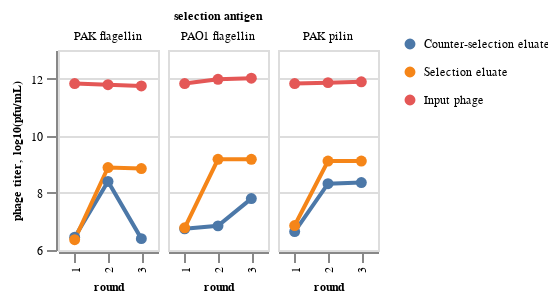

The cell this chart's notebook holds for it:
### Code cell
(alt.Chart(CG032h).mark_line(point=True)
 .encode(
     x='round',
     y=alt.Y('log(pfu)',scale=alt.Scale(domain=[6,13]), title="phage titer, log10(pfu/mL)"),
     color=alt.Color('status', sort=list(status_map.keys()), title=None)
 )
 .properties(
     width=50,height=100
 )
 .facet(
     column=alt.Facet('antigen', sort=["PAK flagellin", "PAO1 flagellin", "PAK pilin"], title="selection antigen")
 ).configure(
     facet=dict(
        spacing=FONT_SIZE//2
     ),
     point=dict(
         # size=FONT_SIZE,
         strokeWidth=2,
     ),
     header=dict(
         labelFontSize=FONT_SIZE,
         titleFontSize=FONT_SIZE,
         labelPadding=FONT_SIZE//2,
         titlePadding=-FONT_SIZE,
     ),
     axis=dict(
         labelFontSize=FONT_SIZE,
         titleFontSize=FONT_SIZE
     ),
     legend=dict(
         titleFontSize=FONT_SIZE,
         labelFontSize=FONT_SIZE,
         symbolSize=FONT_SIZE*2,
         padding=-FONT_SIZE
     )
 )
)

### Figure 1 — Vega-Lite specification as saved in the notebook (floating-point values rounded to 4 significant figures)
{"config": {"view": {"continuousWidth": 300, "continuousHeight": 300}, "axis": {"labelFontSize": 6, "titleFontSize": 6}, "facet": {"spacing": 3}, "header": {"labelFontSize": 6, "titleFontSize": 6, "labelPadding": 3, "titlePadding": -6}, "legend": {"titleFontSize": 6, "labelFontSize": 6, "symbolSize": 12, "padding": -6}, "point": {"strokeWidth": 2}}, "data": {"name": "data-e29060792b480e4922300f0b08e76780"}, "facet": {"column": {"field": "antigen", "sort": ["PAK flagellin", "PAO1 flagellin", "PAK pilin"], "title": "selection antigen", "type": "nominal"}}, "spec": {"mark": {"type": "line", "point": true}, "encoding": {"color": {"field": "status", "sort": ["-", "+", "in"], "title": null, "type": "nominal"}, "x": {"field": "round", "type": "nominal"}, "y": {"field": "log(pfu)", "scale": {"domain": [6, 13]}, "title": "phage titer, log10(pfu/mL)", "type": "quantitative"}}, "height": 100, "width": 50}, "$schema": "https://vega.github.io/schema/vega-lite/v5.17.0.json", "datasets": {"data-e29060792b480e4922300f0b08e76780": [{"round": "1", "in_out": "out", "sample": "1n", "abx": "cb", "dilution": -3, "count": 28, "pfu": 2800000, "enrichment": null, "log_enrichment": null, "selection": 1, "library": "alpaca", "ag": "n", "status": "Counter-selection eluate", "log(pfu)": 6.447, "antigen": "PAK flagellin"}, {"round": "1", "in_out": "out", "sample": "1p", "abx": "cb", "dilution": -3, "count": 23, "pfu": 2300000, "enrichment": null, "log_enrichment": null, "selection": 1, "library": "alpaca", "ag": "p", "status": "Selection eluate", "log(pfu)": 6.362, "antigen": "PAK flagellin"}, {"round": "1", "in_out": "out", "sample": "2n", "abx": "cb", "dilution": -3, "count": 55, "pfu": 5500000, "enrichment": null, "log_enrichment": null, "selection": 2, "library": "alpaca", "ag": "n", "status": "Counter-selection eluate", "log(pfu)": 6.74, "antigen": "PAO1 flagellin"}, {"round": "1", "in_out": "out", "sample": "2p", "abx": "cb", "dilution": -3, "count": 60, "pfu": 6000000, "enrichment": null, "log_enrichment": null, "selection": 2, "library": "alpaca", "ag": "p", "status": "Selection eluate", "log(pfu)": 6.778, "antigen": "PAO1 flagellin"}, {"round": "1", "in_out": "out", "sample": "4n", "abx": "cb", "dilution": -3, "count": 44, "pfu": 4400000, "enrichment": null, "log_enrichment": null, "selection": 4, "library": "alpaca", "ag": "n", "status": "Counter-selection eluate", "log(pfu)": 6.643, "antigen": "PAK pilin"}, {"round": "1", "in_out": "out", "sample": "4p", "abx": "cb", "dilution": -3, "count": 72, "pfu": 7200000, "enrichment": null, "log_enrichment": null, "selection": 4, "library": "alpaca", "ag": "p", "status": "Selection eluate", "log(pfu)": 6.857, "antigen": "PAK pilin"}, {"round": "2", "in_out": "in", "sample": "1p", "abx": "cb", "dilution": -8, "count": 61, "pfu": 610000000000, "enrichment": null, "log_enrichment": null, "selection": 1, "library": "alpaca", "ag": "p", "status": "Input phage", "log(pfu)": 11.79, "antigen": "PAK flagellin"}, {"round": "2", "in_out": "in", "sample": "2p", "abx": "cb", "dilution": -8, "count": 94, "pfu": 940000000000, "enrichment": null, "log_enrichment": null, "selection": 2, "library": "alpaca", "ag": "p", "status": "Input phage", "log(pfu)": 11.97, "antigen": "PAO1 flagellin"}, {"round": "2", "in_out": "in", "sample": "4p", "abx": "cb", "dilution": -8, "count": 72, "pfu": 720000000000, "enrichment": null, "log_enrichment": null, "selection": 4, "library": "alpaca", "ag": "p", "status": "Input phage", "log(pfu)": 11.86, "antigen": "PAK pilin"}, {"round": "2", "in_out": "out", "sample": "1n", "abx": "cb", "dilution": -5, "count": 25, "pfu": 250000000, "enrichment": null, "log_enrichment": null, "selection": 1, "library": "alpaca", "ag": "n", "status": "Counter-selection eluate", "log(pfu)": 8.398, "antigen": "PAK flagellin"}, {"round": "2", "in_out": "out", "sample": "2n", "abx": "cb", "dilution": -4, "count": 7, "pfu": 7000000, "enrichment": null, "log_enrichment": null, "selection": 2, "library": "alpaca", "ag": "n", "status": "Counter-selection eluate", "log(pfu)": 6.845, "antigen": "PAO1 flagellin"}, {"round": "2", "in_out": "out", "sample": "4n", "abx": "cb", "dilution": -5, "count": 21, "pfu": 210000000, "enrichment": null, "log_enrichment": null, "selection": 4, "library": "alpaca", "ag": "n", "status": "Counter-selection eluate", "log(pfu)": 8.322, "antigen": "PAK pilin"}, {"round": "2", "in_out": "out", "sample": "1p", "abx": "cb", "dilution": -5, "count": 77, "pfu": 770000000, "enrichment": 3.08, "log_enrichment": 0.4886, "selection": 1, "library": "alpaca", "ag": "p", "status": "Selection eluate", "log(pfu)": 8.886, "antigen": "PAK flagellin"}, {"round": "2", "in_out": "out", "sample": "2p", "abx": "cb", "dilution": -6, "count": 15, "pfu": 1500000000, "enrichment": 214.3, "log_enrichment": 2.331, "selection": 2, "library": "alpaca", "ag": "p", "status": "Selection eluate", "log(pfu)": 9.176, "antigen": "PAO1 flagellin"}, {"round": "2", "in_out": "out", "sample": "4p", "abx": "cb", "dilution": -6, "count": 13, "pfu": 1300000000, "enrichment": 6.19, "log_enrichment": 0.7917, "selection": 4, "library": "alpaca", "ag": "p", "status": "Selection eluate", "log(pfu)": 9.114, "antigen": "PAK pilin"}, {"round": "3", "in_out": "in", "sample": "1p", "abx": "cb", "dilution": -8, "count": 55, "pfu": 550000000000, "enrichment": null, "log_enrichment": null, "selection": 1, "library": "alpaca", "ag": "p", "status": "Input phage", "log(pfu)": 11.74, "antigen": "PAK flagellin"}, {"round": "3", "in_out": "in", "sample": "2p", "abx": "cb", "dilution": -8, "count": 103, "pfu": 1030000000000, "enrichment": null, "log_enrichment": null, "selection": 2, "library": "alpaca", "ag": "p", "status": "Input phage", "log(pfu)": 12.01, "antigen": "PAO1 flagellin"}, {"round": "3", "in_out": "in", "sample": "4p", "abx": "cb", "dilution": -8, "count": 77, "pfu": 770000000000, "enrichment": null, "log_enrichment": null, "selection": 4, "library": "alpaca", "ag": "p", "status": "Input phage", "log(pfu)": 11.89, "antigen": "PAK pilin"}, {"round": "3", "in_out": "out", "sample": "1n", "abx": "cb", "dilution": -3, "count": 25, "pfu": 2500000, "enrichment": null, "log_enrichment": null, "selection": 1, "library": "alpaca", "ag": "n", "status": "Counter-selection eluate", "log(pfu)": 6.398, "antigen": "PAK flagellin"}, {"round": "3", "in_out": "out", "sample": "2n", "abx": "cb", "dilution": -4, "count": 63, "pfu": 63000000, "enrichment": null, "log_enrichment": null, "selection": 2, "library": "alpaca", "ag": "n", "status": "Counter-selection eluate", "log(pfu)": 7.799, "antigen": "PAO1 flagellin"}, {"round": "3", "in_out": "out", "sample": "4n", "abx": "cb", "dilution": -5, "count": 23, "pfu": 230000000, "enrichment": null, "log_enrichment": null, "selection": 4, "library": "alpaca", "ag": "n", "status": "Counter-selection eluate", "log(pfu)": 8.362, "antigen": "PAK pilin"}, {"round": "3", "in_out": "out", "sample": "1p", "abx": "cb", "dilution": -5, "count": 71, "pfu": 710000000, "enrichment": 284.0, "log_enrichment": 2.453, "selection": 1, "library": "alpaca", "ag": "p", "status": "Selection eluate", "log(pfu)": 8.851, "antigen": "PAK flagellin"}, {"round": "3", "in_out": "out", "sample": "2p", "abx": "cb", "dilution": -6, "count": 15, "pfu": 1500000000, "enrichment": 23.81, "log_enrichment": 1.377, "selection": 2, "library": "alpaca", "ag": "p", "status": "Selection eluate", "log(pfu)": 9.176, "antigen": "PAO1 flagellin"}, {"round": "3", "in_out": "out", "sample": "4p", "abx": "cb", "dilution": -6, "count": 13, "pfu": 1300000000, "enrichment": 5.652, "log_enrichment": 0.7522, "selection": 4, "library": "alpaca", "ag": "p", "status": "Selection eluate", "log(pfu)": 9.114, "antigen": "PAK pilin"}, {"round": "1", "in_out": "in", "sample": "1p", "abx": "cb", "dilution": -8, "count": 67, "pfu": 670000000000, "enrichment": null, "log_enrichment": null, "selection": 1, "library": "alpaca", "ag": "p", "status": "Input phage", "log(pfu)": 11.83, "antigen": "PAK flagellin"}, {"round": "1", "in_out": "in", "sample": "2p", "abx": "cb", "dilution": -8, "count": 67, "pfu": 670000000000, "enrichment": null, "log_enrichment": null, "selection": 2, "library": "alpaca", "ag": "p", "status": "Input phage", "log(pfu)": 11.83, "antigen": "PAO1 flagellin"}, {"round": "1", "in_out": "in", "sample": "4p", "abx": "cb", "dilution": -8, "count": 67, "pfu": 670000000000, "enrichment": null, "log_enrichment": null, "selection": 4, "library": "alpaca", "ag": "p", "status": "Input phage", "log(pfu)": 11.83, "antigen": "PAK pilin"}]}}
